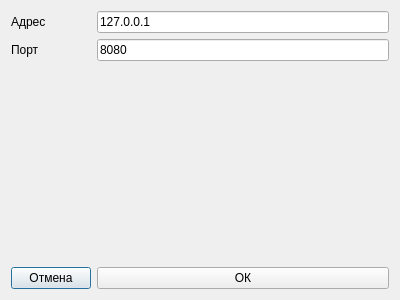
<?xml version="1.0" encoding="UTF-8"?>
<ui version="4.0">
 <class>ChooseAddressPort</class>
 <widget class="QDialog" name="ChooseAddressPort">
  <property name="geometry">
   <rect>
    <x>0</x>
    <y>0</y>
    <width>400</width>
    <height>300</height>
   </rect>
  </property>
  <property name="windowTitle">
   <string>ChooseAddressPort</string>
  </property>
  <layout class="QFormLayout" name="formLayout">
   <item row="0" column="0">
    <widget class="QLabel" name="label">
     <property name="text">
      <string>Адрес</string>
     </property>
    </widget>
   </item>
   <item row="0" column="1">
    <widget class="MyLineEdit" name="lineEdit_address">
     <property name="text">
      <string>127.0.0.1</string>
     </property>
    </widget>
   </item>
   <item row="1" column="0">
    <widget class="QLabel" name="label_2">
     <property name="text">
      <string>Порт</string>
     </property>
    </widget>
   </item>
   <item row="1" column="1">
    <widget class="MyLineEdit" name="lineEdit_port">
     <property name="text">
      <string>8080</string>
     </property>
    </widget>
   </item>
   <item row="3" column="0">
    <widget class="MyButton" name="pushButton_cancel">
     <property name="text">
      <string>Отмена</string>
     </property>
     <property name="_bgColor" stdset="0">
      <string>#777</string>
     </property>
     <property name="_textColor" stdset="0">
      <string>white</string>
     </property>
    </widget>
   </item>
   <item row="3" column="1">
    <widget class="MyButton" name="pushButton_accept">
     <property name="text">
      <string>ОК</string>
     </property>
     <property name="_bgColor" stdset="0">
      <string>#777</string>
     </property>
     <property name="_textColor" stdset="0">
      <string>white</string>
     </property>
    </widget>
   </item>
   <item row="2" column="0" colspan="2">
    <spacer name="verticalSpacer">
     <property name="orientation">
      <enum>Qt::Vertical</enum>
     </property>
     <property name="sizeHint" stdset="0">
      <size>
       <width>20</width>
       <height>40</height>
      </size>
     </property>
    </spacer>
   </item>
  </layout>
 </widget>
 <customwidgets>
  <customwidget>
   <class>MyButton</class>
   <extends>QPushButton</extends>
   <header>mybutton.h</header>
  </customwidget>
  <customwidget>
   <class>MyLineEdit</class>
   <extends>QLineEdit</extends>
   <header>mylineedit.h</header>
  </customwidget>
 </customwidgets>
 <tabstops>
  <tabstop>lineEdit_address</tabstop>
  <tabstop>lineEdit_port</tabstop>
  <tabstop>pushButton_accept</tabstop>
  <tabstop>pushButton_cancel</tabstop>
 </tabstops>
 <resources/>
 <connections/>
</ui>
